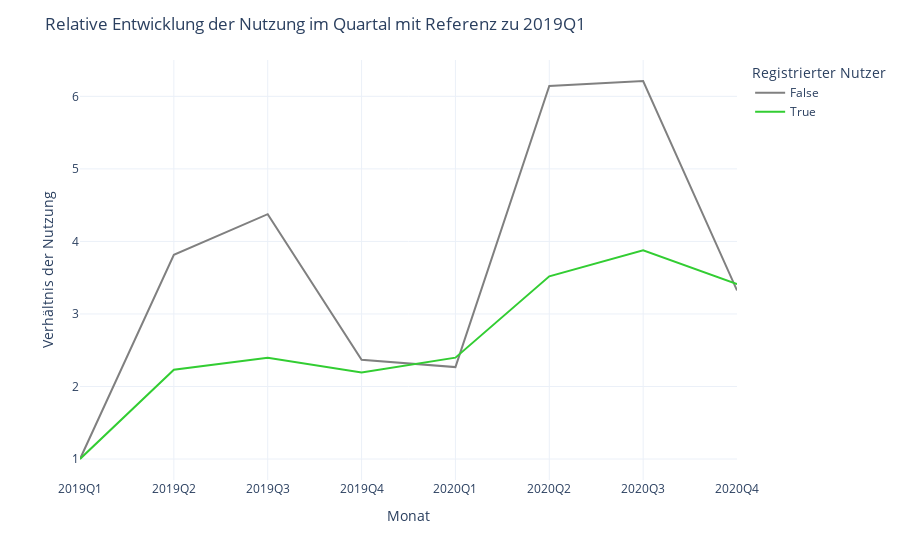

Notebook code cell kept with this figure:
### Markdown cell above
#### Relative Entwicklung nach Quartal/Monat mit Referenz zu Geschäftseröffnung

### Code cell
# group by quarter and registered customer
df_ratio = df.groupby(["quarter", "registered_customer"], as_index=False).count()
# establish baseline
baseline_0, baseline_1 = (df_ratio.iloc[0][2], df_ratio.iloc[1][2])
# compute ratio relative to baseline
df_ratio["ratio"] = df_ratio["temp"].where(df_ratio["registered_customer"], df_ratio["temp"]/baseline_0)
df_ratio["ratio"] = df_ratio["ratio"].where(~df_ratio["registered_customer"], df_ratio["temp"]/baseline_1)

# display line plotJ
fig = px.line(df_ratio, x="quarter", 
              y="ratio", 
              color="registered_customer",
              color_discrete_sequence =['gray','limegreen'],
              template='plotly_white',
              labels = {'registered_customer':'Registrierter Nutzer'})
fig.update_layout( title="Relative Entwicklung der Nutzung im Quartal mit Referenz zu 2019Q1", xaxis_title="Monat", yaxis_title="Verhältnis der Nutzung")

### Figure 1 — Plotly figure (JSON) as saved in the notebook; plotly's stock layout.template omitted (floating-point values rounded to 4 significant figures)
{"data": [{"hovertemplate": "Registrierter Nutzer=False<br>quarter=%{x}<br>ratio=%{y}<extra></extra>", "legendgroup": "False", "line": {"color": "gray", "dash": "solid"}, "mode": "lines", "name": "False", "orientation": "v", "showlegend": true, "type": "scatter", "x": ["2019Q1", "2019Q2", "2019Q3", "2019Q4", "2020Q1", "2020Q2", "2020Q3", "2020Q4"], "xaxis": "x", "y": [1, 3.814, 4.375, 2.369, 2.267, 6.144, 6.212, 3.325], "yaxis": "y"}, {"hovertemplate": "Registrierter Nutzer=True<br>quarter=%{x}<br>ratio=%{y}<extra></extra>", "legendgroup": "True", "line": {"color": "limegreen", "dash": "solid"}, "mode": "lines", "name": "True", "orientation": "v", "showlegend": true, "type": "scatter", "x": ["2019Q1", "2019Q2", "2019Q3", "2019Q4", "2020Q1", "2020Q2", "2020Q3", "2020Q4"], "xaxis": "x", "y": [1, 2.23, 2.395, 2.192, 2.397, 3.519, 3.879, 3.411], "yaxis": "y"}], "layout": {"legend": {"title": {"text": "Registrierter Nutzer"}, "tracegroupgap": 0}, "margin": {"t": 60}, "title": {"text": "Relative Entwicklung der Nutzung im Quartal mit Referenz zu 2019Q1"}, "xaxis": {"anchor": "y", "domain": [0, 1], "title": {"text": "Monat"}}, "yaxis": {"anchor": "x", "domain": [0, 1], "title": {"text": "Verhältnis der Nutzung"}}}}
